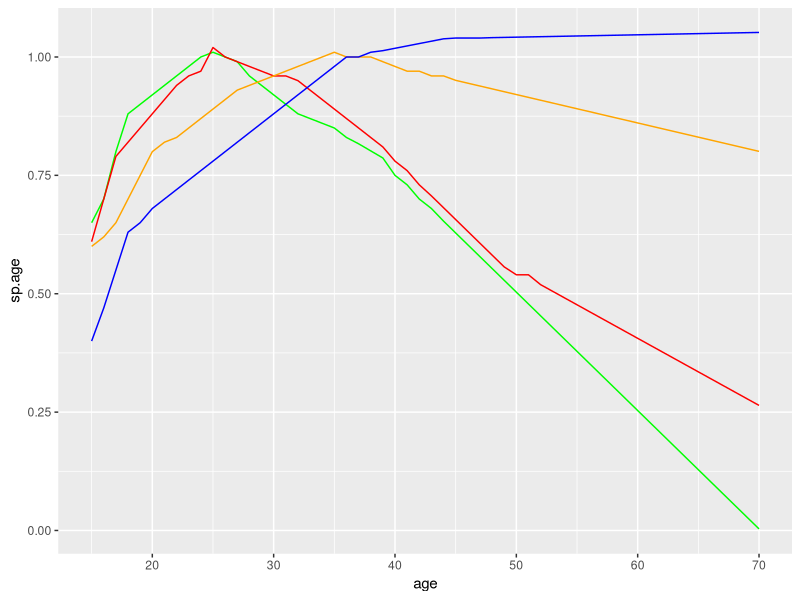

Generate this figure with R:
library(dplyr)
library(ggplot2)

names <- read.csv("names.csv")
firstnames <- as.character(unique(names$firstname))
lastnames <- as.character(unique(names$lastname))
lastnames <- gsub("\\?", "", x=lastnames)

### Generating Fighters
genFighter <- function(startID=1, n=1, year=1, mean.val = 500, sd.val = 120, coe.sd = .05){
  physical.element <- rnorm(n=n, mean=mean.val*0.3, sd = sd.val*0.3)
  mental.element <- rnorm(n=n, mean=0, sd = sd.val*0.2)
  st.base <- rnorm(n=n, mean = mean.val*0.7, sd = sd.val*0.7) + physical.element
  sp.base <- rnorm(n=n, mean = mean.val*0.7, sd = sd.val*0.7) + physical.element
  wt.base <- rnorm(n=n, mean = mean.val, sd = sd.val*0.8) + mental.element
  ag.base <- rnorm(n=n, mean = mean.val, sd = sd.val) - mental.element
  barracks <- data.frame('playerID' = c(startID:(startID+n-1)), 'firstname' = sample(x = firstnames, size = n , replace = TRUE), 'lastname' = sample(x=lastnames, size = n, replace = TRUE), 'born' = rep(year, n), 'skill.base' = rnorm(n=n, mean=mean.val, sd = sd.val), 'strength.base' = st.base, 'speed.base' = sp.base , 'wit.base' = wt.base, 'aggression.base' = ag.base, 'skill.coe' = rnorm(n=n, mean=0, sd = coe.sd), 'speed.coe' = rnorm(n=n, mean=0, sd = coe.sd), 'strength.coe' = rnorm(n=n, mean=0, sd = coe.sd) , 'wit.coe' = rnorm(n=n, mean=0, sd = coe.sd))
  return(barracks)
}


#barracks <- data.frame('playerID' = c(1:10), 'born' = 1, 'skill.base' = rnorm(n=10, mean=500, sd = 120), 'strength.base' = rnorm(n=10, mean=500, sd = 120), 'wit.base' = rnorm(n=10, mean=500, sd = 120), 'speed.base' = rnorm(n=10, mean=500, sd = 120), 'aggression.base' = rnorm(n=10, mean=500, sd = 120))

#### Aging Curves
# sp.age <- c(seq(from = 0.8, to = 1, by = 0.04), rep(1, 5), seq(from = 1, to = 0.8, by = -0.03), seq(from = 0.8, to = 0.5, by = -0.01))
# st.age <- c(seq(from = 0.7, to = 1, by = 0.05), rep(1, 5), seq(from = 1, to = 0.8, by = -0.02), seq(from = 0.8, to = 0.4, by = -0.02))
# wit.age <- c(seq(from = 0.5, to = 0.9, by = 0.08), seq(from = 0.9, to = 1, by = 0.02), rep(1, 2), seq(from = 1, to = 1.3, by = 0.01))
# sk.age <- c(seq(from = 0.5, to = 0.9, by = 0.05), seq(from = 0.9, to = 1, by = 0.02), rep(1, 8), seq(from = 1, to = 0.8, by = -0.01))
# age <- c(15:(15+43))
# sp.age <- sp.age[1:44]
# wit.age <- wit.age[1:44]
# age.curve <- as.data.frame(cbind(age, sp.age, st.age, sk.age, wit.age))
#write.csv(age.curve, "agecurve.csv" )
age.curve <- read.csv("agecurve.csv")
ggplot(age.curve, aes(x=age)) + geom_line(aes(y=sp.age), col = "green") + geom_line(aes(y=st.age), col = "red") + geom_line(aes(y=sk.age), col = "orange") + geom_line(aes(y=wit.age), col = "blue")


### Aging Function
ageFighter <- function(df, newyear, ac =age.curve, coe.sd = 0.02){
  df$age <- newyear - df$born
  df$skill.coe <- df$skill.coe + rnorm(n=nrow(df), mean=0, sd = (coe.sd*1.1))
  df$speed.coe <- df$speed.coe + rnorm(n=nrow(df), mean=0, sd = coe.sd)
  df$strength.coe <- df$strength.coe + rnorm(n=nrow(df), mean=0, sd = coe.sd)
  df$wit.coe <- df$wit.coe + rnorm(n=nrow(df), mean= 0, sd = (coe.sd*1.1))
  df.full <- left_join(df, ac, by = "age")
  df$strength <- df$strength.base * (df.full$st.age + df.full$strength.coe)
  df$speed <- df$speed.base * (df.full$sp.age + df.full$speed.coe)
  df$wit <- df$wit.base * (df.full$wit.age + df.full$wit.coe)
  df$skill <- df$skill.base * (df.full$sk.age + df.full$skill.coe)
  df$aggression <- df$aggression.base
  return(df)
}



### Battle Function
fight <- function(home, away, df, rand.mean = 500, rand.sd = 200){
  hdf <- subset(df, playerID == home)
  adf <- subset(df, playerID == away)
  hdf2 <- as.vector(hdf[,c("skill", "strength", "wit", "speed")])
  adf2 <- as.vector(adf[,c("skill", "strength", "wit", "speed")])
  hdf2 <- hdf2[1,]
  adf2 <- adf2[1,]
  diff.scores <- hdf2/adf2
  rand.vals <- rnorm(4, mean= rand.mean, sd = rand.sd)
  total.scores <- as.integer(diff.scores * rand.vals)
  winner <- ifelse(mean(total.scores) > rand.mean, home, away)
  loser <- ifelse(winner == home, away, home)
  return(c("winner" = winner, "loser" = loser))
}


### Season Battle
seasonSim <- function(df, battle.log = battle.log, matchlevel = 1, seasonnum = 1){
  p <- nrow(df)
  df$preserveID <- df$playerID
  df$playerIDnew <- c(1:p)
  bl <- battle.log[1,]
  for(jj in 1:(p-1)){
    for(kk in (jj+1):p){
      home.playerID <- df$preserveID[df$playerIDnew == jj]
      away.playerID <- df$preserveID[df$playerIDnew == kk]
      result <- fight(home.playerID, away.playerID, df)
      result.frame <- data.frame("weeknum" = jj, "winnerID" = result[1], "loserID" = result[2], "matchlevel" = matchlevel, "seasonnum"= seasonnum)
      bl <- rbind(bl, result.frame)
    }
  }
  bl <- bl[-1,]
  bl$rand <- runif(nrow(bl), min = 0, max = 1)
  bl <- bl[order(bl$rand),]
  bl$weeknum <- c(1:nrow(bl))
  bl <-  bl[, !names(bl) %in% c("rand")]
  battle.log <- rbind(battle.log, bl)
  return(battle.log)
}


### 16-person Tournament
seeding <- read.csv('seeding.csv')
tourney16 <- function(df, battle.log = battle.log, seasonnum = 1, region = 1){
  winners <- c(1:15)
  for(pp in 1:nrow(seeding)){
    hp <- match(seeding$home[pp], df$seed)
    ap <- match(seeding$away[pp], df$seed)
    home.playerID <- df$playerID[hp]
    away.playerID <- df$playerID[ap]
    result <- fight(home.playerID, away.playerID, df)
    result.frame <- data.frame("weeknum" = 1, "winnerID" = result[1], "loserID" = result[2], 'matchlevel' = "Round 1", seasonnum = seasonnum)
    battle.log <- rbind(battle.log, result.frame)
    winners[pp] <- result[1]
  }
  r2 <- seq(from=1, to=7, by=2) 
  battlenum <- 9
  for(pp in r2){
    result <- fight(winners[pp], winners[pp + 1], df)
    result.frame <- data.frame("weeknum" = 2, "winnerID" = result[1], "loserID" = result[2], 'matchlevel' = "Round 2", seasonnum = seasonnum)
    battle.log <- rbind(battle.log, result.frame)
    winners[battlenum] <- result[1]
    battlenum <- battlenum + 1
  }
  semi1 <- fight(winners[9], winners[10], df)
  semi2 <- fight(winners[11], winners[12], df)
  result.frame1 <- data.frame("weeknum" = 3, "winnerID" = semi1[1], "loserID" = semi1[2], 'matchlevel' = "Round 3", seasonnum = seasonnum)
  result.frame2 <- data.frame("weeknum" = 3, "winnerID" = semi2[1], "loserID" = semi2[2], 'matchlevel' = "Round 3", seasonnum = seasonnum)
  battle.log <- rbind(battle.log, result.frame1, result.frame2)
  final <- fight(semi1[1], semi2[1], df)
  result.final <- data.frame("weeknum" = 4, "winnerID" = final[1], "loserID" = final[2], 'matchlevel' = "Round 4" , seasonnum = seasonnum)
  battle.log <- rbind(battle.log, result.final)
  return(battle.log)
}


#### Kings Tourney
ktseed <- read.csv("ktseed.csv")
kingstourney <- function(df, battle.log = battle.log, seasonnum = 1, region = 1){
  df <- df[order(df$ELO, decreasing = TRUE),]
  df$ovseed <- c(1:nrow(df))
  df.short <- subset(df, ovseed <= 64)
  df.short <- left_join(df.short, ktseed, by = "ovseed")
  for(ll in 1:4){
    df.limit <- subset(df.short, group == ll)
    battle.log <- tourney16(df.limit, battle.log = battle.log, seasonnum = seasonnum, region = region)
  }
  finalfour <- battle.log$winnerID[battle.log$matchlevel == "Round 4" & seasonnum == seasonnum]
  finalist1 <- fight(finalfour[1], finalfour[2], df)
  finalist2 <- fight(finalfour[3], finalfour[4], df)
  result.frame1 <- data.frame("weeknum" = 5, "winnerID" = finalist1[1], "loserID" = finalist1[2], 'matchlevel' = "Semifinal", seasonnum = seasonnum)
  result.frame2 <- data.frame("weeknum" = 5, "winnerID" = finalist2[1], "loserID" = finalist2[2], 'matchlevel' = "Semifinal", seasonnum = seasonnum)
  ktfinal <- fight(finalist1[1], finalist2[1], df)
  result.final <- data.frame("weeknum" = 6, "winnerID" = ktfinal[1], "loserID" = ktfinal[2], 'matchlevel' = "Final", seasonnum = seasonnum)
  battle.log <- rbind(battle.log, result.frame1, result.frame2, result.final)
  return(battle.log)
}

league.seeding <- c(rep("S", 30), rep(c("A1", "A2"), 30), rep(c("B1", "B2"), 30), rep(c("J1", "J2"), 30))



